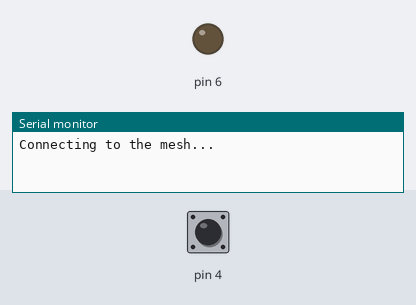
A sketch run on a simulated Arduino Uno, built with avr-gcc and run on an emulated ATmega328P. Shown: output pins drawn as LEDs (lit = HIGH), the last lines printed to the serial monitor. Inputs (shaded band) come from the test bench; at power-on: pin 4 HIGH.

Above: at 0.1 s.
At 1.1 s:
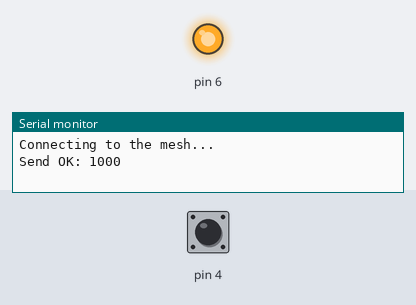
Timing chart, 0 to 2.6 s (numbered marks = the images above):
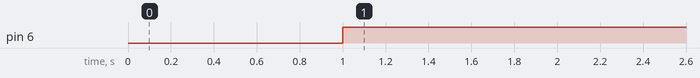

The sketch:

RemoteCode.ino
```cpp
//void setup() {
//  // put your setup code here, to run once:
//  pinMode(6, OUTPUT);
//  pinMode(4, INPUT);
//  digitalWrite(4, HIGH);
//}
//
//void loop() {
//  // put your main code here, to run repeatedly:
//  int buttonState = digitalRead(4);
//  digitalWrite(6, buttonState);
//}


///////////


/** RF24Mesh_Example.ino by TMRh20
 *
 * This example sketch shows how to manually configure a node via RF24Mesh, and send data to the
 * master node.
 * The nodes will refresh their network address as soon as a single write fails. This allows the
 * nodes to change position in relation to each other and the master node.
 */


#include "RF24.h"
#include "RF24Network.h"
#include "RF24Mesh.h"
#include <SPI.h>
#include <EEPROM.h>
//#include <printf.h>


/**** Configure the nrf24l01 CE and CS pins ****/
RF24 radio(7, 8);
RF24Network network(radio);
RF24Mesh mesh(radio, network);

/**
 * User Configuration: nodeID - A unique identifier for each radio. Allows addressing
 * to change dynamically with physical changes to the mesh.
 *
 * In this example, configuration takes place below, prior to uploading the sketch to the device
 * A unique value from 1-255 must be configured for each node.
 * This will be stored in EEPROM on AVR devices, so remains persistent between further uploads, loss of power, etc.
 *
 **/
#define nodeID 2


uint32_t displayTimer = 0;

struct payload_t {
  unsigned int switch1;

};

void setup() {

  Serial.begin(115200);
  //printf_begin();
  // Set the nodeID manually
  mesh.setNodeID(nodeID);
  // Connect to the mesh
  Serial.println(F("Connecting to the mesh..."));

  pinMode(6, OUTPUT);
  pinMode(4, INPUT);
  digitalWrite(4, HIGH);


  mesh.begin();
}


void loop() {

  mesh.update();

  // Send to the master node every second
  if (millis() - displayTimer >= 1000) {
    payload_t payload;
    payload.switch1 = digitalRead(4);
    digitalWrite(6, payload.switch1);
    displayTimer = millis();

    // Send an 'M' type message containing the current millis()
    if (!mesh.write(&payload, 'M', sizeof(payload))) {

      // If a write fails, check connectivity to the mesh network
      if ( ! mesh.checkConnection() ) {
        //refresh the network address
        Serial.println("Renewing Address");
        mesh.renewAddress();
      } else {
        Serial.println("Send fail, Test OK");
      }
    } else {
      Serial.print("Send OK: "); Serial.println(displayTimer);
    }
  }

  while (network.available()) {
    RF24NetworkHeader header;
    payload_t payload;
    network.read(header, &payload, sizeof(payload));
    Serial.print("Received packet #");
    Serial.print(payload.switch1);
    Serial.print(" at ");
    Serial.println(payload.switch1);
  }
}
```

Measured:
- by itself, pin 6: LOW → HIGH at 1.0 s
